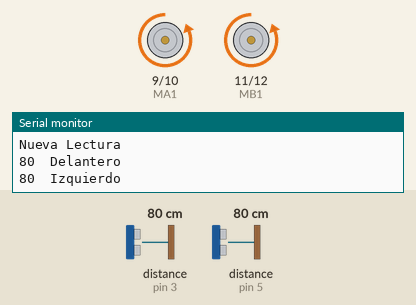
Simulated run of this sketch. Board: Arduino Uno, built with avr-gcc and run on an emulated ATmega328P. Parts: motor-driver pin pairs drawn as motors (green arrow = first pin HIGH = forward, orange = second pin HIGH = backward, longer = more drive), the last lines printed to the serial monitor. Wiring (inferred from the names in the program): 2 × ultrasonic range finder: trigger pin 4, echo pin 3 / trigger pin 6, echo pin 5. The inputs (shaded band) are chosen by the test bench; at power-on: distance to the obstacle (sensors on pin 3, pin 5) 80 cm. The echo pulse lasts 58.3 µs per cm; random numbers use the default seed unless the sketch sets one.

Above: at 1.2 s.
1.3 s: distance to the obstacle (sensor on pin 3) set to 2 cm
At 1.4 s:
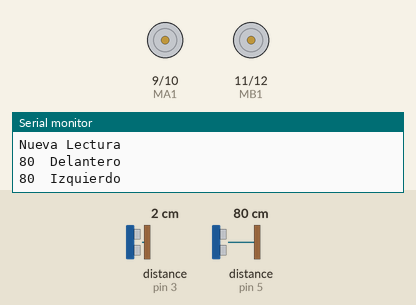
At 3.12 s:
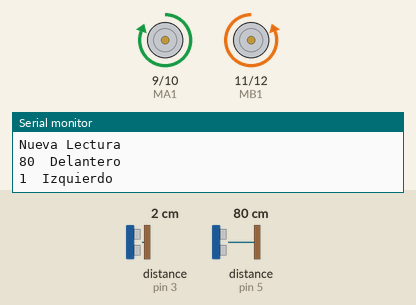
4.3 s: distance to the obstacle (sensor on pin 5) set to 18 cm
At 4.8 s:
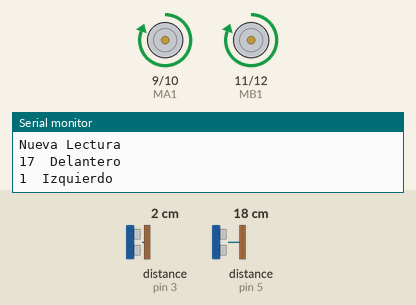
7.3 s: distance to the obstacle (sensor on pin 5) set to 14 cm
8.9 s: distance to the obstacle (sensor on pin 3) set to 15 cm
11.9 s: distance to the obstacle (sensor on pin 3) set to 19 cm
At 12.81 s:
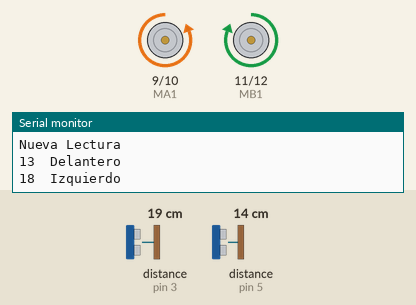
14.9 s: distance to the obstacle (sensor on pin 3) set to 12 cm
Timing chart, 0 to 17.9 s (numbered marks = the images above; inputs shaded):
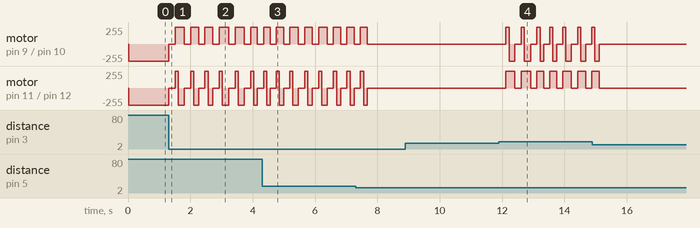

Measured:
- the behaviour switches between 16 and 17 cm on distance to the obstacle (sensor on pin 3) (found by bisection; images 3 and 4)

The sketch:

RobotUltrasonico.ino
```cpp
int MA1=9,MA2=10,MB1=11,MB2=12,distancia,tiempo,echo,trigger;
void setup(){
pinMode(MA1,OUTPUT);
pinMode(MA2,OUTPUT);
pinMode(MB1,OUTPUT);
pinMode(MB2,OUTPUT);
pinMode(3,INPUT);
pinMode(5,INPUT);
pinMode(7,INPUT);
pinMode(4,OUTPUT);
pinMode(6,OUTPUT);
pinMode(8,OUTPUT);
 randomSeed(analogRead(5));
Serial.begin(9600);
}

void loop(){
  Serial.println("Nueva Lectura");
Serial.print(leer("center"));
Serial.println("  Delantero");
Serial.print(leer("left"));
Serial.println("  Izquierdo");

  if(leer("center")>15 && leer("left")>15)
 {   avanza();
      delay(50);
 }
 else if(leer("center")>15 && leer("left")<15)
    {apagar();
    delay(200);
    reversa();
    delay(100);
    izquierda();
    delay(random(100, 200));
}
  else if(leer("center")<15 && leer("left")>15)
    {apagar();
    delay(200);
    reversa();
    delay(100);
    derecha();
    delay(random(100, 200));
}
  else
  apagar();


}
int leer(String s){
    if(s=="left"){
    trigger=4;
    echo=3;}
    else if(s=="center"){
    trigger=6;
    echo=5;}
    else if(s=="right"){
    trigger=8;
    echo=7;}

  digitalWrite(trigger, LOW);
  delayMicroseconds(2);
  digitalWrite(trigger, HIGH);
  delayMicroseconds(10);
  digitalWrite(trigger, LOW);
  tiempo = pulseIn(echo, HIGH);
  distancia = tiempo / 58;

  return distancia;
}
void apagar(){
digitalWrite(MA1,LOW);
digitalWrite(MA2,LOW);
digitalWrite(MB1,LOW);
digitalWrite(MB2,LOW);
}
void avanza(){
digitalWrite(MA1,LOW);
digitalWrite(MA2,HIGH);
digitalWrite(MB1,LOW);
digitalWrite(MB2,HIGH);
}
void reversa(){
digitalWrite(MA1,HIGH);
digitalWrite(MA2,LOW);
digitalWrite(MB1,HIGH);
digitalWrite(MB2,LOW);
}
void izquierda(){
digitalWrite(MA1,HIGH);
digitalWrite(MA2,LOW);
digitalWrite(MB1,LOW);
digitalWrite(MB2,HIGH);
}
void derecha(){
digitalWrite(MA1,LOW);
digitalWrite(MA2,HIGH);
digitalWrite(MB1,HIGH);
digitalWrite(MB2,LOW);
}
```
